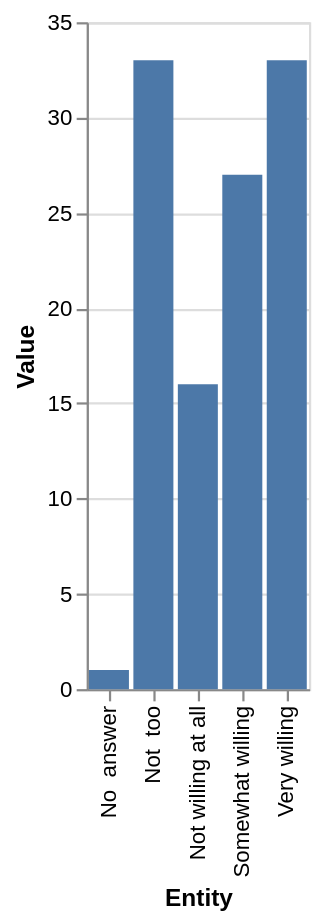

Write the Vega-Lite specification saved for this chart.
### Vega-Lite specification from a JSON file in a GitHub repository (floating-point values rounded to 4 significant figures)
{"$schema": "https://vega.github.io/schema/vega-lite/v5.json", "description": "Bar chart auto-generated from CSV", "data": {"values": [{"Entity": "Somewhat willing", "Value": "27"}, {"Entity": "Very willing", "Value": "33"}, {"Entity": "No  answer", "Value": "1"}, {"Entity": "Not  too", "Value": "33"}, {"Entity": "Not willing at all", "Value": "16"}]}, "mark": "bar", "encoding": {"x": {"field": "Entity", "type": "ordinal"}, "y": {"field": "Value", "type": "quantitative"}}}
